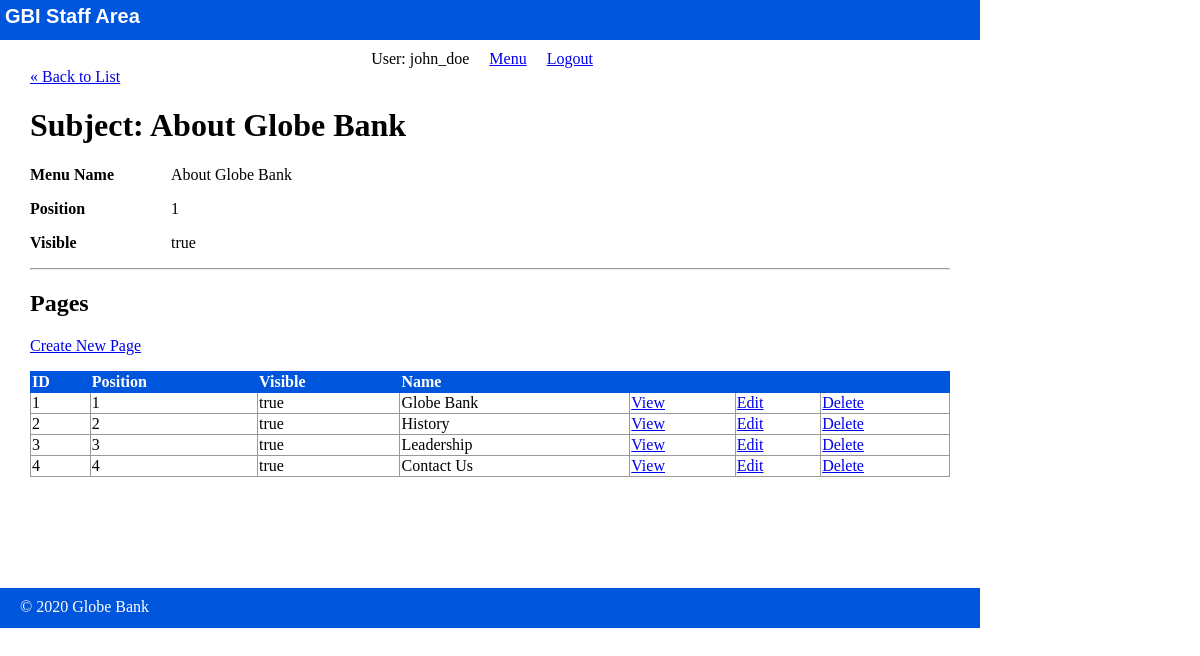
/staff/subjects/show.php (signed in), run on the app's committed database.
### tables this page shows
CREATE TABLE subjects (
	id INT(11) NOT NULL AUTO_INCREMENT,
	menu_name VARCHAR(255),
	position INT(3),
	visible TINYINT(1),
	PRIMARY KEY (id)
);

CREATE TABLE pages (
	id INT(11) NOT NULL AUTO_INCREMENT,
	subject_id INT(11),
	menu_name VARCHAR(255),
	position INT(3),
	visible TINYINT(1),
	content TEXT,
	PRIMARY KEY (id)
);

### private/functions.php (called while the page is built, shortened)
<?php
	function url_for($script_path) {
		if($script_path[0] != '/') {
			$script_path = '/' . $script_path;
		}
		return WWW_ROOT . $script_path;
	}
	function u($string = "") {
		return urlencode($string);
	}
	function h($string = "") {
		return htmlspecialchars($string);
	}
?>

### private/database.php (called while the page is built, shortened)
<?php
	function db_escape($connection, $string) {
		return mysqli_real_escape_string($connection, $string);
	}
?>

### private/query_functions.php (called while the page is built, shortened)
<?php
	function find_subject_by_id($id, $options = []) {
		global $db;
		$visible = $options['visible'] ?? false;
		$sql = "SELECT * FROM subjects ";
		$sql .= "WHERE id = '" . db_escape($db, $id) . "' ";
		$result = mysqli_query($db, $sql);
		$subject = mysqli_fetch_assoc($result);
		return $subject;
	}
	function find_pages_by_subject_id($subject_id, $options = []) {
		global $db;
		$visible = $options['visible'] ?? false;
		$sql = "SELECT * FROM pages ";
		$sql .= "WHERE subject_id = '" . db_escape($db, $subject_id) . "' ";
		$sql .= "ORDER BY position";
		$result = mysqli_query($db, $sql);
		return $result;
	}
?>

### public/staff/subjects/show.php (the view, shortened to what this page needs)
<?php
	$id = $_GET['id'] ?? '1';
	$subject = find_subject_by_id($id);
	$page_set = find_pages_by_subject_id($id);
?>
<?php include(SHARED_PATH . '/staff_header.php'); ?>
<div id="content">
	<a class="back-link" href="<?php echo url_for('/staff/subjects/index.php'); ?>">&laquo; Back to List</a>
	<div class="subject show">
		<h1>Subject: <?php echo h($subject['menu_name']); ?></h1>
		<div class="attributes">
			<dl>
				<dt>Menu Name</dt>
				<dd><?php echo h($subject['menu_name']); ?></dd>
			</dl>
			<dl>
				<dt>Position</dt>
				<dd><?php echo h($subject['position']); ?></dd>
			</dl>
			<dl>
				<dt>Visible</dt>
				<dd><?php echo $subject['visible'] == '1' ? 'true' : 'false'; ?></dd>
			</dl>
		</div>
		<hr />
		<div class="pages listing">
			<h2>Pages</h2>
			<div class="actions">
				<a class="action" href="<?php echo url_for('staff/pages/new.php?subject_id=' . h(u($subject['id']))); ?>">Create New Page</a>
			</div>
			<table class="list">
				<tr>
					<th>ID</th>
					<th>Position</th>
					<th>Visible</th>
					<th>Name</th>
					<th>&nbsp;</th>
					<th>&nbsp;</th>
					<th>&nbsp;</th>
				</tr>
				<?php while ($page = mysqli_fetch_assoc($page_set)) { ?>
					<tr>
						<td><?php echo h($page['id']); ?></td>
						<td><?php echo h($page['position']); ?></td>
						<td><?php echo $page['visible'] == '1' ? 'true': 'false'; ?></td>
						<td><?php echo h($page['menu_name']); ?></td>
						<td><a class="action" href="<?php echo url_for('/staff/pages/show.php?id=' . h(u($page['id']))); ?>">View</a></td>
						<td><a class="action" href="<?php echo url_for('/staff/pages/edit.php?id=' . h(u($page['id']))); ?>">Edit</a></td>
						<td><a class="action" href="<?php echo url_for('/staff/pages/delete.php?id=' . h(u($page['id']))); ?>">Delete</a></td>
					</tr>
				<?php } ?>
			</table>
		</div>
	</div>
</div>
<?php include(SHARED_PATH . '/staff_footer.php'); ?>

### public/stylesheets/staff.css (style rules this page uses)
html { height: 100%; width: 100%; }
body { height: 980px; width: 100%; margin: 0; padding: 0; }
#content { width: 920px; min-height: 500px; padding: 0 30px; }
.actions { margin-bottom: 1em; }
table { border-collapse: collapse; vertical-align: top; }
table.list { width: 100%; }
table.list tr td { border: 1px solid #999; }
table.list tr th { border: 1px solid #05d; background: #05d; color: white; text-align: left; }
dl { clear: both; overflow: hidden; margin-bottom: 0.5em 0; }
dt { float: left; font-weight: bold; width: 125px; }
dd { float: left; margin-left: 1em; }

### data on the page
subjects: menu_name "About Globe Bank", position "1"
pages: id "1", position "1", visible "true", menu_name "Globe Bank"
pages: id "2", position "2", visible "true", menu_name "History"
pages: id "3", position "3", visible "true", menu_name "Leadership"
pages: id "4", position "4", visible "true", menu_name "Contact Us"

### other printed values
$_SESSION['username'] "john_doe"
